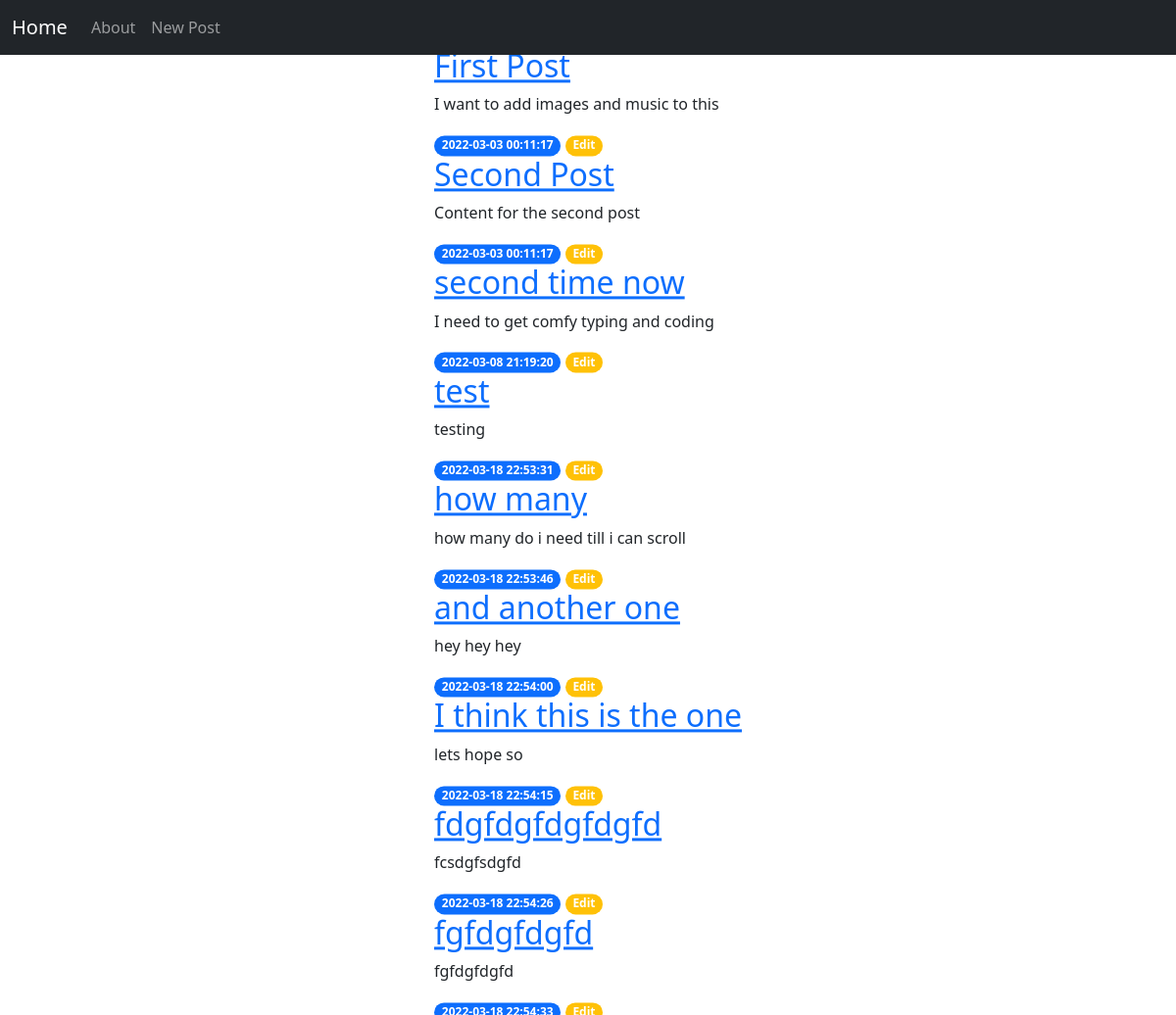
The page / on the database its author committed.
### tables this page shows
CREATE TABLE posts (
    id INTEGER PRIMARY KEY AUTOINCREMENT,
    created TIMESTAMP NOT NULL DEFAULT CURRENT_TIMESTAMP,
    title TEXT NOT NULL,
    content TEXT NOT NULL
);

### app.py (the view)
@app.route('/')
def index():
    conn = get_db_connection()
    posts = conn.execute('SELECT * FROM posts').fetchall()
    conn.close()
    return render_template('index.html', posts=posts)

### app.py (called while the page is built)
def get_db_connection():
    conn = sqlite3.connect('database.db')
    conn.row_factory = sqlite3.Row
    return conn

### templates/index.html
{% extends 'base.html' %}
{% block content %}
    <div class="position-absolute top-50 start-50 translate-middle">
        <h1>{% block title %} Feed {% endblock %}</h1>
            {% for post in posts %}
                <a href={{ url_for('post', post_id=post['id']) }}>
                <h2>{{ post['title']}}</h2>
                </a>
                <p>{{post['content']}}</p>
                <span class="badge rounded-pill bg-primary">{{ post['created'] }}</span>
                <a href="{{ url_for('edit', id=post['id']) }}">
                <span class="badge rounded-pill bg-warning test-dark">Edit</span>
                </a>
            {% endfor %}
    </div>
{% endblock %}

### templates/base.html (shortened to what this page needs)
<!DOCTYPE html>
<html lang="en">
  <head>
    <link
      href="https://cdn.jsdelivr.net/npm/bootstrap@5.1.3/dist/css/bootstrap.min.css"
      rel="stylesheet"
    />
  </head>
  <body>
    <nav class="navbar navbar-expand-lg navbar-dark bg-dark fixed-top">
      <div class="container-fluid">
      <a class="navbar-brand" href="{{ url_for('index')}}">Home</a>
      <div class="collapse navbar-collapse" id="navbarNav">
        <ul class="navbar-nav">
          <li class="nav-item">
            <a class="nav-link" aria-current="page" href="#">About</a>
          </li>
          <li class="nav-item">
            <a class="nav-link" aria-current="page" href="{{url_for('create')}}">New Post</a>
          </li>
        </ul>
      </div>
    </div>
    </nav>
    <div class="container">
       {% block content %} {% endblock %}
    </div>
  </body>
</html>

### rows shown on the page
posts: title "First Post", content "I want to add images and music to this", created "2022-03-03 00:11:17"
posts: title "Second Post", content "Content for the second post", created "2022-03-03 00:11:17"
posts: title "second time now", content "I need to get comfy typing and coding", created "2022-03-08 21:19:20"
posts: title "test", content "testing", created "2022-03-18 22:53:31"
posts: title "how many", content "how many do i need till i can scroll", created "2022-03-18 22:53:46"
posts: title "and another one", content "hey hey hey", created "2022-03-18 22:54:00"
posts: title "I think this is the one", content "lets hope so", created "2022-03-18 22:54:15"
posts: title "fdgfdgfdgfdgfd", content "fcsdgfsdgfd", created "2022-03-18 22:54:26"
posts: title "fgfdgfdgfd", content "fgfdgfdgfd"
